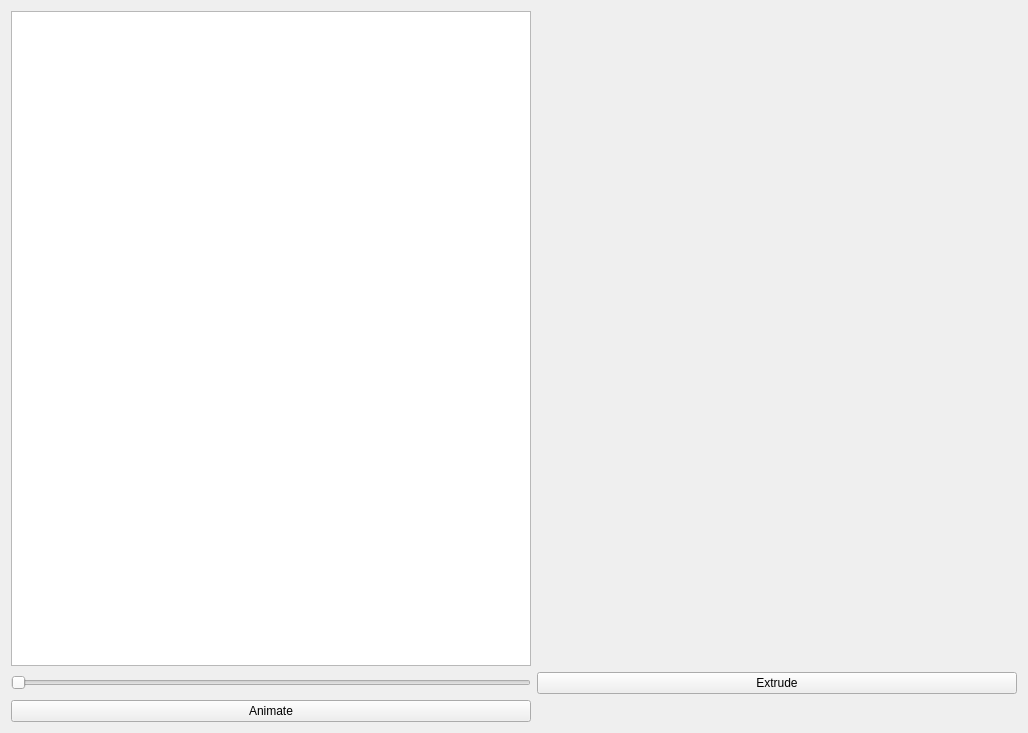
<?xml version="1.0" encoding="UTF-8"?>
<ui version="4.0">
 <class>Window</class>
 <widget class="QWidget" name="Window">
  <property name="geometry">
   <rect>
    <x>0</x>
    <y>0</y>
    <width>1028</width>
    <height>733</height>
   </rect>
  </property>
  <property name="windowTitle">
   <string>Window</string>
  </property>
  <layout class="QGridLayout" name="gridLayout">
   <item row="0" column="0">
    <widget class="QListWidget" name="listWidget"/>
   </item>
   <item row="1" column="1">
    <widget class="QPushButton" name="extrudeButton">
     <property name="contextMenuPolicy">
      <enum>Qt::NoContextMenu</enum>
     </property>
     <property name="text">
      <string>Extrude</string>
     </property>
    </widget>
   </item>
   <item row="1" column="0">
    <widget class="QSlider" name="horizontalSlider">
     <property name="orientation">
      <enum>Qt::Horizontal</enum>
     </property>
    </widget>
   </item>
   <item row="0" column="1">
    <layout class="QHBoxLayout" name="horizontalLayout">
     <item>
      <widget class="MyGLWidget" name="myGLWidget" native="true">
       <property name="minimumSize">
        <size>
         <width>480</width>
         <height>480</height>
        </size>
       </property>
      </widget>
     </item>
    </layout>
   </item>
   <item row="2" column="0">
    <widget class="QPushButton" name="animateButton">
     <property name="text">
      <string>Animate</string>
     </property>
    </widget>
   </item>
  </layout>
 </widget>
 <layoutdefault spacing="6" margin="11"/>
 <customwidgets>
  <customwidget>
   <class>MyGLWidget</class>
   <extends>QWidget</extends>
   <header>myglwidget.h</header>
   <container>1</container>
   <slots>
    <slot>setXRotation(int)</slot>
    <slot>setZRotation(int)</slot>
    <slot>setYRotation(int)</slot>
   </slots>
  </customwidget>
 </customwidgets>
 <resources/>
 <connections/>
</ui>
